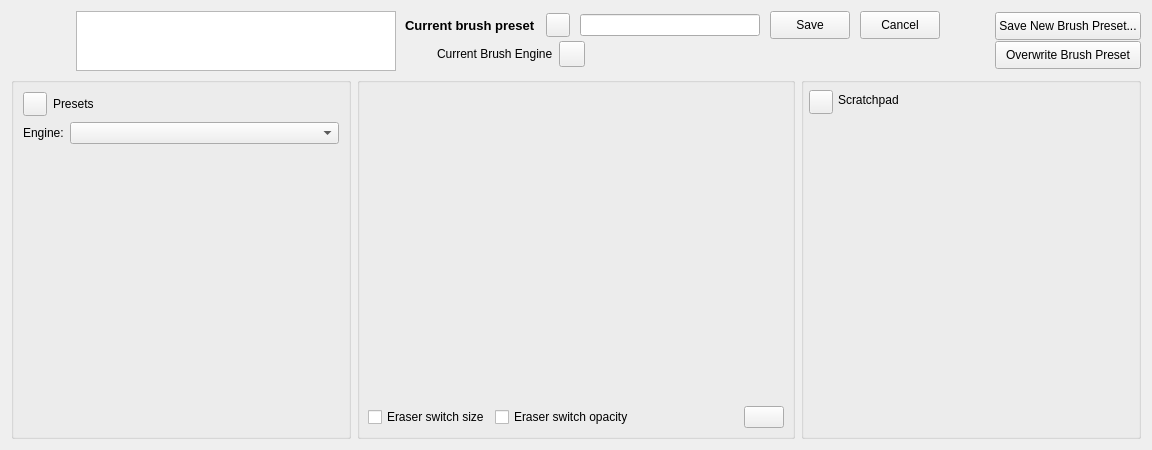
<?xml version="1.0" encoding="UTF-8"?>
<ui version="4.0">
 <author>
    SPDX-FileCopyrightText: none
    SPDX-License-Identifier: GPL-3.0-or-later
  </author>
 <class>WdgPaintOpSettings</class>
 <widget class="QWidget" name="WdgPaintOpSettings">
  <property name="geometry">
   <rect>
    <x>0</x>
    <y>0</y>
    <width>1152</width>
    <height>450</height>
   </rect>
  </property>
  <property name="windowTitle">
   <string>Brush Editor</string>
  </property>
  <layout class="QGridLayout" name="gridLayout">
   <item row="0" column="0" colspan="3">
    <layout class="QHBoxLayout" name="brushEditorDashboard">
     <property name="spacing">
      <number>9</number>
     </property>
     <property name="leftMargin">
      <number>1</number>
     </property>
     <item>
      <widget class="QLabel" name="presetThumbnailicon">
       <property name="sizePolicy">
        <sizepolicy hsizetype="Fixed" vsizetype="Fixed">
         <horstretch>0</horstretch>
         <verstretch>0</verstretch>
        </sizepolicy>
       </property>
       <property name="minimumSize">
        <size>
         <width>55</width>
         <height>55</height>
        </size>
       </property>
       <property name="text">
        <string/>
       </property>
       <property name="scaledContents">
        <bool>true</bool>
       </property>
      </widget>
     </item>
     <item>
      <widget class="KisPresetLivePreviewView" name="liveBrushPreviewView">
       <property name="sizePolicy">
        <sizepolicy hsizetype="Fixed" vsizetype="Fixed">
         <horstretch>0</horstretch>
         <verstretch>0</verstretch>
        </sizepolicy>
       </property>
       <property name="minimumSize">
        <size>
         <width>320</width>
         <height>60</height>
        </size>
       </property>
       <property name="maximumSize">
        <size>
         <width>320</width>
         <height>60</height>
        </size>
       </property>
       <property name="font">
        <font>
         <kerning>false</kerning>
        </font>
       </property>
       <property name="contextMenuPolicy">
        <enum>Qt::DefaultContextMenu</enum>
       </property>
       <property name="frameShape">
        <enum>QFrame::StyledPanel</enum>
       </property>
       <property name="frameShadow">
        <enum>QFrame::Raised</enum>
       </property>
       <property name="midLineWidth">
        <number>0</number>
       </property>
       <property name="verticalScrollBarPolicy">
        <enum>Qt::ScrollBarAlwaysOff</enum>
       </property>
       <property name="horizontalScrollBarPolicy">
        <enum>Qt::ScrollBarAlwaysOff</enum>
       </property>
       <property name="interactive">
        <bool>true</bool>
       </property>
       <property name="alignment">
        <set>Qt::AlignLeading|Qt::AlignLeft|Qt::AlignTop</set>
       </property>
       <property name="resizeAnchor">
        <enum>QGraphicsView::AnchorViewCenter</enum>
       </property>
      </widget>
     </item>
     <item>
      <layout class="QVBoxLayout" name="verticalLayout_4">
       <property name="spacing">
        <number>0</number>
       </property>
       <item>
        <layout class="QHBoxLayout" name="horizontalLayout_6">
         <property name="spacing">
          <number>10</number>
         </property>
         <item>
          <widget class="QLabel" name="currentBrushNameLabel">
           <property name="sizePolicy">
            <sizepolicy hsizetype="MinimumExpanding" vsizetype="Preferred">
             <horstretch>0</horstretch>
             <verstretch>0</verstretch>
            </sizepolicy>
           </property>
           <property name="font">
            <font>
             <pointsize>10</pointsize>
             <bold>true</bold>
            </font>
           </property>
           <property name="text">
            <string>Current brush preset</string>
           </property>
          </widget>
         </item>
         <item>
          <widget class="QPushButton" name="renameBrushPresetButton">
           <property name="sizePolicy">
            <sizepolicy hsizetype="Fixed" vsizetype="Fixed">
             <horstretch>0</horstretch>
             <verstretch>0</verstretch>
            </sizepolicy>
           </property>
           <property name="minimumSize">
            <size>
             <width>24</width>
             <height>24</height>
            </size>
           </property>
           <property name="maximumSize">
            <size>
             <width>24</width>
             <height>24</height>
            </size>
           </property>
           <property name="text">
            <string/>
           </property>
          </widget>
         </item>
         <item>
          <widget class="QLineEdit" name="renameBrushNameTextField">
           <property name="minimumSize">
            <size>
             <width>180</width>
             <height>0</height>
            </size>
           </property>
          </widget>
         </item>
         <item>
          <widget class="QPushButton" name="updateBrushNameButton">
           <property name="sizePolicy">
            <sizepolicy hsizetype="Minimum" vsizetype="Fixed">
             <horstretch>0</horstretch>
             <verstretch>0</verstretch>
            </sizepolicy>
           </property>
           <property name="maximumSize">
            <size>
             <width>16777215</width>
             <height>28</height>
            </size>
           </property>
           <property name="text">
            <string>Save</string>
           </property>
          </widget>
         </item>
         <item>
          <widget class="QPushButton" name="cancelBrushNameUpdateButton">
           <property name="maximumSize">
            <size>
             <width>16777215</width>
             <height>28</height>
            </size>
           </property>
           <property name="text">
            <string>Cancel</string>
           </property>
          </widget>
         </item>
        </layout>
       </item>
       <item>
        <layout class="QHBoxLayout" name="horizontalLayout_5">
         <property name="spacing">
          <number>6</number>
         </property>
         <item>
          <widget class="QLabel" name="currentBrushEngineIcon">
           <property name="sizePolicy">
            <sizepolicy hsizetype="Fixed" vsizetype="Fixed">
             <horstretch>0</horstretch>
             <verstretch>0</verstretch>
            </sizepolicy>
           </property>
           <property name="minimumSize">
            <size>
             <width>26</width>
             <height>26</height>
            </size>
           </property>
           <property name="text">
            <string/>
           </property>
          </widget>
         </item>
         <item>
          <widget class="QLabel" name="currentBrushEngineLabel">
           <property name="text">
            <string>Current Brush Engine</string>
           </property>
          </widget>
         </item>
         <item>
          <widget class="QPushButton" name="reloadPresetButton">
           <property name="sizePolicy">
            <sizepolicy hsizetype="Fixed" vsizetype="Fixed">
             <horstretch>0</horstretch>
             <verstretch>0</verstretch>
            </sizepolicy>
           </property>
           <property name="minimumSize">
            <size>
             <width>26</width>
             <height>26</height>
            </size>
           </property>
           <property name="maximumSize">
            <size>
             <width>26</width>
             <height>26</height>
            </size>
           </property>
           <property name="text">
            <string/>
           </property>
          </widget>
         </item>
         <item>
          <widget class="QPushButton" name="dirtyPresetIndicatorButton">
           <property name="sizePolicy">
            <sizepolicy hsizetype="Fixed" vsizetype="Fixed">
             <horstretch>0</horstretch>
             <verstretch>0</verstretch>
            </sizepolicy>
           </property>
           <property name="minimumSize">
            <size>
             <width>30</width>
             <height>30</height>
            </size>
           </property>
           <property name="maximumSize">
            <size>
             <width>30</width>
             <height>30</height>
            </size>
           </property>
           <property name="text">
            <string/>
           </property>
           <property name="flat">
            <bool>true</bool>
           </property>
          </widget>
         </item>
         <item>
          <spacer name="horizontalSpacer_4">
           <property name="orientation">
            <enum>Qt::Horizontal</enum>
           </property>
           <property name="sizeHint" stdset="0">
            <size>
             <width>40</width>
             <height>20</height>
            </size>
           </property>
          </spacer>
         </item>
        </layout>
       </item>
      </layout>
     </item>
     <item>
      <spacer name="horizontalSpacer_2">
       <property name="orientation">
        <enum>Qt::Horizontal</enum>
       </property>
       <property name="sizeType">
        <enum>QSizePolicy::MinimumExpanding</enum>
       </property>
       <property name="sizeHint" stdset="0">
        <size>
         <width>0</width>
         <height>0</height>
        </size>
       </property>
      </spacer>
     </item>
     <item>
      <layout class="QVBoxLayout" name="verticalLayout_5">
       <property name="spacing">
        <number>0</number>
       </property>
       <item>
        <widget class="QPushButton" name="saveNewBrushPresetButton">
         <property name="sizePolicy">
          <sizepolicy hsizetype="Preferred" vsizetype="Preferred">
           <horstretch>0</horstretch>
           <verstretch>0</verstretch>
          </sizepolicy>
         </property>
         <property name="maximumSize">
          <size>
           <width>16777215</width>
           <height>28</height>
          </size>
         </property>
         <property name="text">
          <string>Save New Brush Preset...</string>
         </property>
        </widget>
       </item>
       <item>
        <widget class="QPushButton" name="saveBrushPresetButton">
         <property name="sizePolicy">
          <sizepolicy hsizetype="Preferred" vsizetype="Fixed">
           <horstretch>0</horstretch>
           <verstretch>0</verstretch>
          </sizepolicy>
         </property>
         <property name="maximumSize">
          <size>
           <width>16777215</width>
           <height>28</height>
          </size>
         </property>
         <property name="text">
          <string>Overwrite Brush Preset</string>
         </property>
        </widget>
       </item>
      </layout>
     </item>
    </layout>
   </item>
   <item row="1" column="0">
    <widget class="QGroupBox" name="presetsContainer">
     <property name="sizePolicy">
      <sizepolicy hsizetype="Ignored" vsizetype="Expanding">
       <horstretch>0</horstretch>
       <verstretch>0</verstretch>
      </sizepolicy>
     </property>
     <property name="minimumSize">
      <size>
       <width>42</width>
       <height>0</height>
      </size>
     </property>
     <property name="title">
      <string/>
     </property>
     <property name="alignment">
      <set>Qt::AlignLeading|Qt::AlignLeft|Qt::AlignTop</set>
     </property>
     <layout class="QVBoxLayout" name="verticalLayout_3" stretch="0,0,0,0">
      <item>
       <layout class="QHBoxLayout" name="horizontalLayout_7">
        <item>
         <widget class="QPushButton" name="showPresetsButton">
          <property name="minimumSize">
           <size>
            <width>24</width>
            <height>24</height>
           </size>
          </property>
          <property name="maximumSize">
           <size>
            <width>24</width>
            <height>24</height>
           </size>
          </property>
          <property name="text">
           <string/>
          </property>
          <property name="iconSize">
           <size>
            <width>12</width>
            <height>12</height>
           </size>
          </property>
          <property name="shortcut">
           <string notr="true"/>
          </property>
         </widget>
        </item>
        <item>
         <widget class="QLabel" name="presetsSidebarLabel">
          <property name="sizePolicy">
           <sizepolicy hsizetype="Minimum" vsizetype="Minimum">
            <horstretch>0</horstretch>
            <verstretch>0</verstretch>
           </sizepolicy>
          </property>
          <property name="text">
           <string>Presets</string>
          </property>
         </widget>
        </item>
       </layout>
      </item>
      <item>
       <layout class="QHBoxLayout" name="horizontalLayout_4">
        <item>
         <widget class="QLabel" name="engineFilterLabel">
          <property name="sizePolicy">
           <sizepolicy hsizetype="Minimum" vsizetype="Fixed">
            <horstretch>0</horstretch>
            <verstretch>0</verstretch>
           </sizepolicy>
          </property>
          <property name="text">
           <string>Engine:</string>
          </property>
         </widget>
        </item>
        <item>
         <widget class="QComboBox" name="brushEngineComboBox">
          <property name="sizePolicy">
           <sizepolicy hsizetype="Expanding" vsizetype="Fixed">
            <horstretch>0</horstretch>
            <verstretch>0</verstretch>
           </sizepolicy>
          </property>
         </widget>
        </item>
       </layout>
      </item>
      <item>
       <widget class="KisPresetChooser" name="presetWidget" native="true">
        <property name="sizePolicy">
         <sizepolicy hsizetype="Minimum" vsizetype="Expanding">
          <horstretch>0</horstretch>
          <verstretch>0</verstretch>
         </sizepolicy>
        </property>
        <property name="minimumSize">
         <size>
          <width>0</width>
          <height>0</height>
         </size>
        </property>
        <property name="maximumSize">
         <size>
          <width>1677215</width>
          <height>1677215</height>
         </size>
        </property>
       </widget>
      </item>
      <item>
       <layout class="QHBoxLayout" name="horizontalLayout_9">
        <item>
         <widget class="QToolButton" name="newPresetEngineButton">
          <property name="text">
           <string/>
          </property>
          <property name="iconSize">
           <size>
            <width>22</width>
            <height>22</height>
           </size>
          </property>
          <property name="autoRaise">
           <bool>true</bool>
          </property>
         </widget>
        </item>
        <item>
         <spacer name="horizontalSpacer_5">
          <property name="orientation">
           <enum>Qt::Horizontal</enum>
          </property>
          <property name="sizeHint" stdset="0">
           <size>
            <width>0</width>
            <height>0</height>
           </size>
          </property>
         </spacer>
        </item>
        <item>
         <widget class="QToolButton" name="bnBlacklistPreset">
          <property name="minimumSize">
           <size>
            <width>0</width>
            <height>0</height>
           </size>
          </property>
          <property name="text">
           <string/>
          </property>
          <property name="iconSize">
           <size>
            <width>22</width>
            <height>22</height>
           </size>
          </property>
          <property name="autoRaise">
           <bool>true</bool>
          </property>
         </widget>
        </item>
       </layout>
      </item>
     </layout>
    </widget>
   </item>
   <item row="1" column="1">
    <widget class="QGroupBox" name="brushEditorSettingsControls">
     <property name="title">
      <string/>
     </property>
     <property name="flat">
      <bool>false</bool>
     </property>
     <layout class="QVBoxLayout" name="brushEditorLayout">
      <property name="spacing">
       <number>0</number>
      </property>
      <property name="leftMargin">
       <number>3</number>
      </property>
      <property name="topMargin">
       <number>1</number>
      </property>
      <property name="rightMargin">
       <number>3</number>
      </property>
      <property name="bottomMargin">
       <number>3</number>
      </property>
      <item>
       <widget class="QFrame" name="frmOptionWidgetContainer">
        <property name="sizePolicy">
         <sizepolicy hsizetype="Preferred" vsizetype="Preferred">
          <horstretch>0</horstretch>
          <verstretch>4</verstretch>
         </sizepolicy>
        </property>
        <property name="minimumSize">
         <size>
          <width>100</width>
          <height>0</height>
         </size>
        </property>
        <property name="frameShape">
         <enum>QFrame::NoFrame</enum>
        </property>
        <property name="frameShadow">
         <enum>QFrame::Plain</enum>
        </property>
        <property name="lineWidth">
         <number>0</number>
        </property>
       </widget>
      </item>
      <item>
       <layout class="QHBoxLayout" name="horizontalLayout_3" stretch="0,0,0,0,0,0">
        <property name="spacing">
         <number>5</number>
        </property>
        <property name="leftMargin">
         <number>5</number>
        </property>
        <property name="topMargin">
         <number>0</number>
        </property>
        <property name="rightMargin">
         <number>5</number>
        </property>
        <property name="bottomMargin">
         <number>5</number>
        </property>
        <item>
         <widget class="QCheckBox" name="eraserBrushSizeCheckBox">
          <property name="sizePolicy">
           <sizepolicy hsizetype="Minimum" vsizetype="Fixed">
            <horstretch>0</horstretch>
            <verstretch>0</verstretch>
           </sizepolicy>
          </property>
          <property name="toolTip">
           <string>Erase mode will use a separate brush size</string>
          </property>
          <property name="text">
           <string>Eraser switch size</string>
          </property>
          <property name="checked">
           <bool>false</bool>
          </property>
         </widget>
        </item>
        <item>
         <widget class="QCheckBox" name="eraserBrushOpacityCheckBox">
          <property name="sizePolicy">
           <sizepolicy hsizetype="Minimum" vsizetype="Fixed">
            <horstretch>0</horstretch>
            <verstretch>0</verstretch>
           </sizepolicy>
          </property>
          <property name="toolTip">
           <string>Erase mode will use a separate brush opacity</string>
          </property>
          <property name="text">
           <string>Eraser switch opacity</string>
          </property>
          <property name="checked">
           <bool>false</bool>
          </property>
         </widget>
        </item>
        <item>
         <spacer name="horizontalSpacer">
          <property name="orientation">
           <enum>Qt::Horizontal</enum>
          </property>
          <property name="sizeHint" stdset="0">
           <size>
            <width>40</width>
            <height>20</height>
           </size>
          </property>
         </spacer>
        </item>
        <item>
         <widget class="KisLodAvailabilityWidget" name="wdgLodAvailability" native="true">
          <property name="minimumSize">
           <size>
            <width>60</width>
            <height>0</height>
           </size>
          </property>
         </widget>
        </item>
        <item>
         <widget class="QPushButton" name="viewOptionButton">
          <property name="text">
           <string/>
          </property>
         </widget>
        </item>
       </layout>
      </item>
      <item>
       <layout class="QHBoxLayout" name="horizontalLayout">
        <property name="spacing">
         <number>5</number>
        </property>
        <property name="leftMargin">
         <number>5</number>
        </property>
        <property name="topMargin">
         <number>0</number>
        </property>
        <property name="rightMargin">
         <number>5</number>
        </property>
        <property name="bottomMargin">
         <number>0</number>
        </property>
       </layout>
      </item>
     </layout>
    </widget>
   </item>
   <item row="1" column="2">
    <widget class="QGroupBox" name="scratchpadControls">
     <property name="sizePolicy">
      <sizepolicy hsizetype="Ignored" vsizetype="Expanding">
       <horstretch>0</horstretch>
       <verstretch>0</verstretch>
      </sizepolicy>
     </property>
     <property name="minimumSize">
      <size>
       <width>42</width>
       <height>0</height>
      </size>
     </property>
     <property name="title">
      <string/>
     </property>
     <property name="flat">
      <bool>false</bool>
     </property>
     <layout class="QVBoxLayout" name="verticalLayout" stretch="0,0,0">
      <property name="spacing">
       <number>5</number>
      </property>
      <property name="leftMargin">
       <number>5</number>
      </property>
      <property name="topMargin">
       <number>5</number>
      </property>
      <property name="rightMargin">
       <number>5</number>
      </property>
      <property name="bottomMargin">
       <number>5</number>
      </property>
      <item>
       <layout class="QHBoxLayout" name="horizontalLayout_8">
        <item>
         <widget class="QPushButton" name="showScratchpadButton">
          <property name="minimumSize">
           <size>
            <width>24</width>
            <height>24</height>
           </size>
          </property>
          <property name="maximumSize">
           <size>
            <width>24</width>
            <height>20</height>
           </size>
          </property>
          <property name="text">
           <string/>
          </property>
          <property name="iconSize">
           <size>
            <width>12</width>
            <height>12</height>
           </size>
          </property>
         </widget>
        </item>
        <item>
         <widget class="QLabel" name="scratchpadSidebarLabel">
          <property name="text">
           <string>Scratchpad</string>
          </property>
         </widget>
        </item>
       </layout>
      </item>
      <item>
       <widget class="QFrame" name="frame">
        <property name="frameShape">
         <enum>QFrame::NoFrame</enum>
        </property>
        <property name="frameShadow">
         <enum>QFrame::Plain</enum>
        </property>
        <property name="lineWidth">
         <number>0</number>
        </property>
        <layout class="QVBoxLayout" name="verticalLayout_2">
         <property name="spacing">
          <number>0</number>
         </property>
         <property name="leftMargin">
          <number>0</number>
         </property>
         <property name="topMargin">
          <number>0</number>
         </property>
         <property name="rightMargin">
          <number>0</number>
         </property>
         <property name="bottomMargin">
          <number>0</number>
         </property>
         <item>
          <widget class="KisScratchPad" name="scratchPad" native="true">
           <property name="sizePolicy">
            <sizepolicy hsizetype="Preferred" vsizetype="MinimumExpanding">
             <horstretch>0</horstretch>
             <verstretch>0</verstretch>
            </sizepolicy>
           </property>
           <property name="minimumSize">
            <size>
             <width>250</width>
             <height>0</height>
            </size>
           </property>
          </widget>
         </item>
        </layout>
       </widget>
      </item>
      <item>
       <layout class="QHBoxLayout" name="horizontalLayout_2" stretch="0,0,0,0,0">
        <item>
         <widget class="QToolButton" name="paintPresetIcon">
          <property name="sizePolicy">
           <sizepolicy hsizetype="Expanding" vsizetype="Fixed">
            <horstretch>0</horstretch>
            <verstretch>0</verstretch>
           </sizepolicy>
          </property>
          <property name="toolTip">
           <string>Fill area with brush preset icon</string>
          </property>
          <property name="text">
           <string/>
          </property>
          <property name="autoRaise">
           <bool>true</bool>
          </property>
         </widget>
        </item>
        <item>
         <widget class="QToolButton" name="fillLayer">
          <property name="sizePolicy">
           <sizepolicy hsizetype="Expanding" vsizetype="Fixed">
            <horstretch>0</horstretch>
            <verstretch>0</verstretch>
           </sizepolicy>
          </property>
          <property name="toolTip">
           <string>Fill area with current image</string>
          </property>
          <property name="text">
           <string/>
          </property>
          <property name="autoRaise">
           <bool>true</bool>
          </property>
         </widget>
        </item>
        <item>
         <widget class="QToolButton" name="fillGradient">
          <property name="sizePolicy">
           <sizepolicy hsizetype="Expanding" vsizetype="Fixed">
            <horstretch>0</horstretch>
            <verstretch>0</verstretch>
           </sizepolicy>
          </property>
          <property name="toolTip">
           <string>Fill area with gradient</string>
          </property>
          <property name="text">
           <string/>
          </property>
          <property name="autoRaise">
           <bool>true</bool>
          </property>
         </widget>
        </item>
        <item>
         <widget class="QToolButton" name="fillSolid">
          <property name="sizePolicy">
           <sizepolicy hsizetype="Expanding" vsizetype="Fixed">
            <horstretch>0</horstretch>
            <verstretch>0</verstretch>
           </sizepolicy>
          </property>
          <property name="toolTip">
           <string>Fill area with background color</string>
          </property>
          <property name="text">
           <string/>
          </property>
          <property name="autoRaise">
           <bool>true</bool>
          </property>
         </widget>
        </item>
        <item>
         <widget class="QToolButton" name="eraseScratchPad">
          <property name="sizePolicy">
           <sizepolicy hsizetype="Expanding" vsizetype="Fixed">
            <horstretch>0</horstretch>
            <verstretch>0</verstretch>
           </sizepolicy>
          </property>
          <property name="toolTip">
           <string>Reset area to white</string>
          </property>
          <property name="text">
           <string/>
          </property>
          <property name="autoRaise">
           <bool>true</bool>
          </property>
         </widget>
        </item>
       </layout>
      </item>
     </layout>
    </widget>
   </item>
  </layout>
 </widget>
 <customwidgets>
  <customwidget>
   <class>KisScratchPad</class>
   <extends>QWidget</extends>
   <header>kis_scratch_pad.h</header>
   <container>1</container>
  </customwidget>
  <customwidget>
   <class>KisPresetLivePreviewView</class>
   <extends>QGraphicsView</extends>
   <header>kis_preset_live_preview_view.h</header>
   <container>1</container>
  </customwidget>
  <customwidget>
   <class>KisLodAvailabilityWidget</class>
   <extends>QWidget</extends>
   <header>kis_lod_availability_widget.h</header>
   <container>1</container>
  </customwidget>
  <customwidget>
   <class>KisPresetChooser</class>
   <extends>QWidget</extends>
   <header>kis_preset_chooser.h</header>
   <container>1</container>
  </customwidget>
 </customwidgets>
 <resources/>
 <connections/>
</ui>
